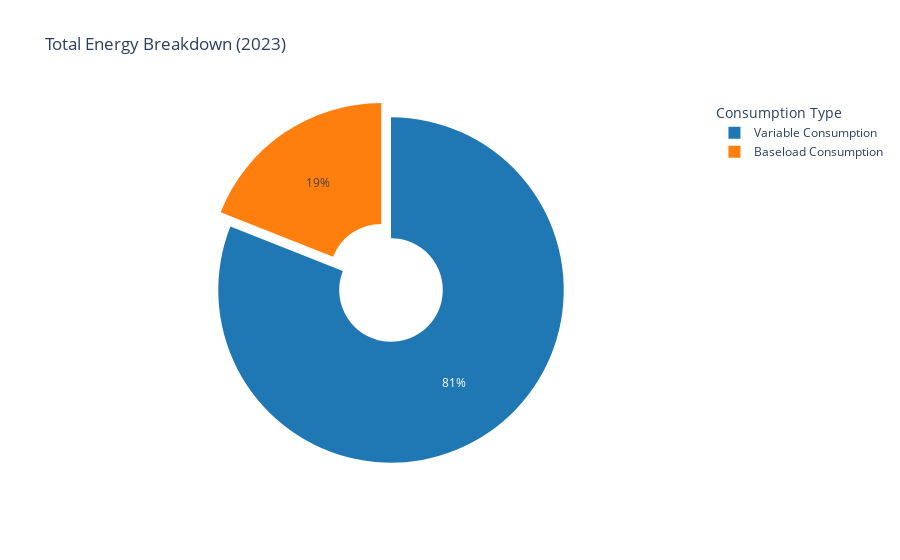

This figure's notebook cell:
### Code cell
import polars as pl
import plotly.graph_objects as go

# --- Data Preparation ---
# Calculate the total sum of baseload and variable energy for the entire period
total_baseload_kwh = q05["consumption_due_to_baseload_in_kilowatthour"].sum()
total_variable_kwh = q05["consumption_not_due_to_baseload_in_kilowatthour"].sum()

labels = ["Baseload Consumption", "Variable Consumption"]
values = [total_baseload_kwh, total_variable_kwh]

# --- Create the Plotly Figure ---
fig = go.Figure(
    data=[
        go.Pie(
            labels=labels,
            values=values,
            pull=[0.1, 0],  # "pull" out the baseload slice for emphasis
            marker_colors=["#ff7f0e", "#1f77b4"],  # Orange for baseload, Blue for variable
            hole=0.3,  # Creates a donut chart, which is often easier to read
        )
    ]
)

# --- Customize the Layout ---
fig.update_layout(title_text="Total Energy Breakdown (2023)", legend_title_text="Consumption Type")

fig.show()

### Figure 1 — Plotly figure (JSON) as saved in the notebook; plotly's stock layout.template omitted (floating-point values rounded to 4 significant figures)
{"data": [{"hole": 0.3, "labels": ["Baseload Consumption", "Variable Consumption"], "marker": {"colors": ["#ff7f0e", "#1f77b4"]}, "pull": [0.1, 0], "type": "pie", "values": [698.0, 2974.0]}], "layout": {"legend": {"title": {"text": "Consumption Type"}}, "title": {"text": "Total Energy Breakdown (2023)"}}}
